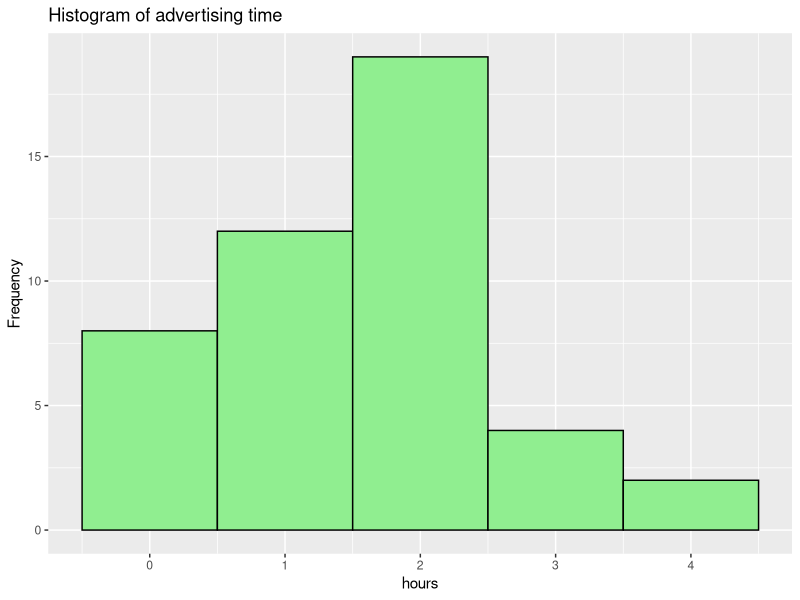
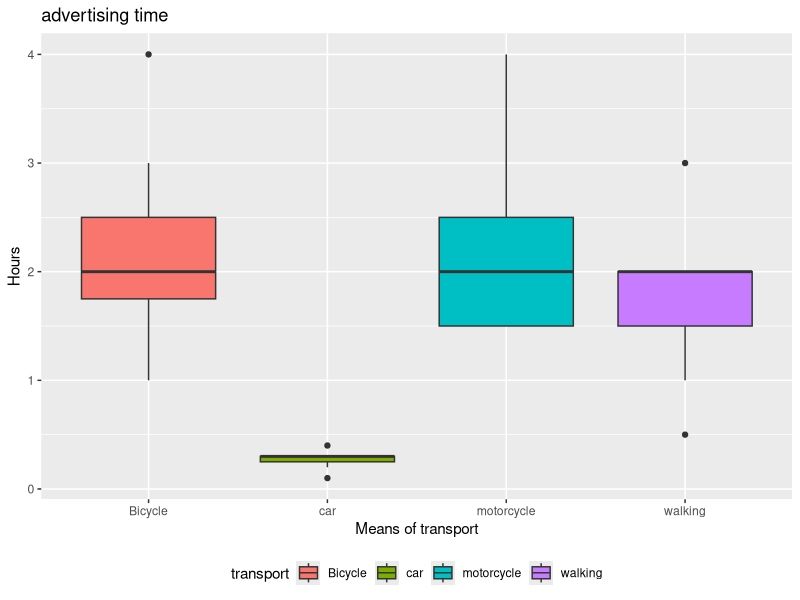

The R source for these figures, in order:

rm(list = ls())
# Load required packages
library(dplyr)
library(tidyr)
library(ggplot2)

your_data <- read.csv("data/advert_time.csv")
summary(your_data$hours)

# Histogram for weeks per year
ggplot(your_data, aes(x = hours)) +
  geom_histogram(binwidth = 1, fill = "lightgreen", color = "black") +
  labs(title = "Histogram of advertising time", x = "hours", y = "Frequency")

ggplot(your_data, aes(x = transport, y = hours, fill = transport)) +
  geom_boxplot() +
  labs(title = "advertising time", x = "Means of transport", y = "Hours") +
  theme(legend.position = "bottom")


# Calculate mean only per given transport and village status
#result <- aggregate(hours ~ transport + village_status, data = your_data, FUN = mean)
result <- aggregate(hours ~ transport, data = your_data, FUN = mean)

# Group by village_status and transport, calculate mean and standard deviation
result_summary <- your_data %>%
  group_by(transport) %>%
  summarize(mean_hours = mean(hours),
            median_hours = median(hours),
            sd_hours = sd(hours))

# Print the result
print(result)
print(result_summary)

